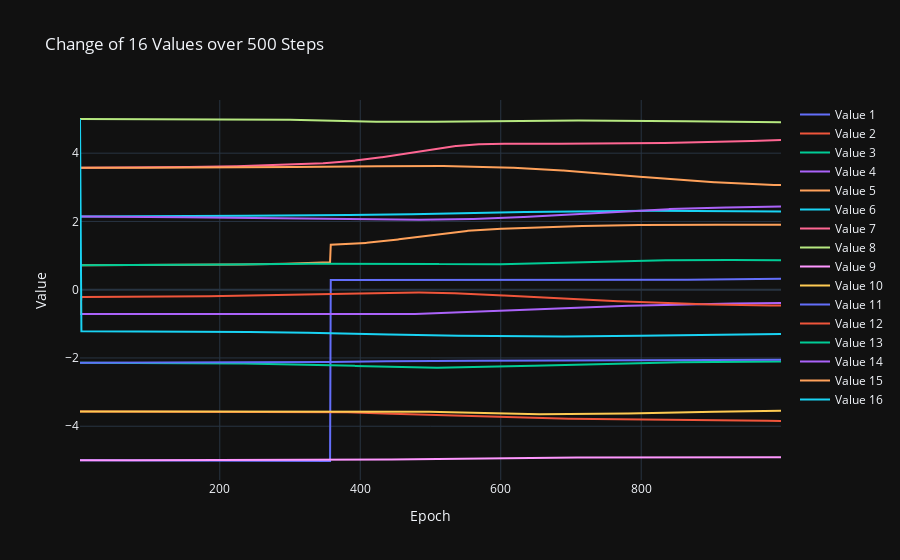

Notebook source saved alongside this figure:
### Markdown cell above
## Mean value

### Code cell
## plotting
import numpy as np
import plotly.graph_objects as go

data = experiment_data_loader.experiment_data['000001']['repetition_data'][1]


means = []
for mean_idx in range(16):
    means.append(data[f"mean{mean_idx}"])

    
data = np.stack(means, axis=1)
print(data.shape)
#data = np.expand_dims(data, axis=1)

# Preparing data for plotting
epochs = np.arange(1, data.shape[0])
traces = []
for i in range(data.shape[1]):
    traces.append(go.Scatter(x=epochs, y=data[:, i], mode='lines', name=f'Value {i+1}'))

# Plotting with Plotly
layout = go.Layout(title='Change of 16 Values over 500 Steps',
                   xaxis=dict(title='Epoch'),
                   yaxis=dict(title='Value'),
                   template='plotly_dark')

fig = go.Figure(data=traces, layout=layout)
fig.show()

### Figure 1 — Plotly figure (JSON) as saved in the notebook; plotly's stock layout.template omitted (floating-point values rounded to 4 significant figures; data arrays with more than 128 entries replaced by an {"elided": "..."} marker saying what was removed)
{"data": [{"mode": "lines", "name": "Value 1", "type": "scatter", "x": {"elided": "999 int values"}, "y": {"elided": "1000 float values"}}, {"mode": "lines", "name": "Value 2", "type": "scatter", "x": {"elided": "999 int values"}, "y": {"elided": "1000 float values"}}, {"mode": "lines", "name": "Value 3", "type": "scatter", "x": {"elided": "999 int values"}, "y": {"elided": "1000 float values"}}, {"mode": "lines", "name": "Value 4", "type": "scatter", "x": {"elided": "999 int values"}, "y": {"elided": "1000 float values"}}, {"mode": "lines", "name": "Value 5", "type": "scatter", "x": {"elided": "999 int values"}, "y": {"elided": "1000 float values"}}, {"mode": "lines", "name": "Value 6", "type": "scatter", "x": {"elided": "999 int values"}, "y": {"elided": "1000 float values"}}, {"mode": "lines", "name": "Value 7", "type": "scatter", "x": {"elided": "999 int values"}, "y": {"elided": "1000 float values"}}, {"mode": "lines", "name": "Value 8", "type": "scatter", "x": {"elided": "999 int values"}, "y": {"elided": "1000 float values"}}, {"mode": "lines", "name": "Value 9", "type": "scatter", "x": {"elided": "999 int values"}, "y": {"elided": "1000 float values"}}, {"mode": "lines", "name": "Value 10", "type": "scatter", "x": {"elided": "999 int values"}, "y": {"elided": "1000 float values"}}, {"mode": "lines", "name": "Value 11", "type": "scatter", "x": {"elided": "999 int values"}, "y": {"elided": "1000 float values"}}, {"mode": "lines", "name": "Value 12", "type": "scatter", "x": {"elided": "999 int values"}, "y": {"elided": "1000 float values"}}, {"mode": "lines", "name": "Value 13", "type": "scatter", "x": {"elided": "999 int values"}, "y": {"elided": "1000 float values"}}, {"mode": "lines", "name": "Value 14", "type": "scatter", "x": {"elided": "999 int values"}, "y": {"elided": "1000 float values"}}, {"mode": "lines", "name": "Value 15", "type": "scatter", "x": {"elided": "999 int values"}, "y": {"elided": "1000 float values"}}, {"mode": "lines", "name": "Value 16", "type": "scatter", "x": {"elided": "999 int values"}, "y": {"elided": "1000 float values"}}], "layout": {"title": {"text": "Change of 16 Values over 500 Steps"}, "xaxis": {"title": {"text": "Epoch"}}, "yaxis": {"title": {"text": "Value"}}}}
